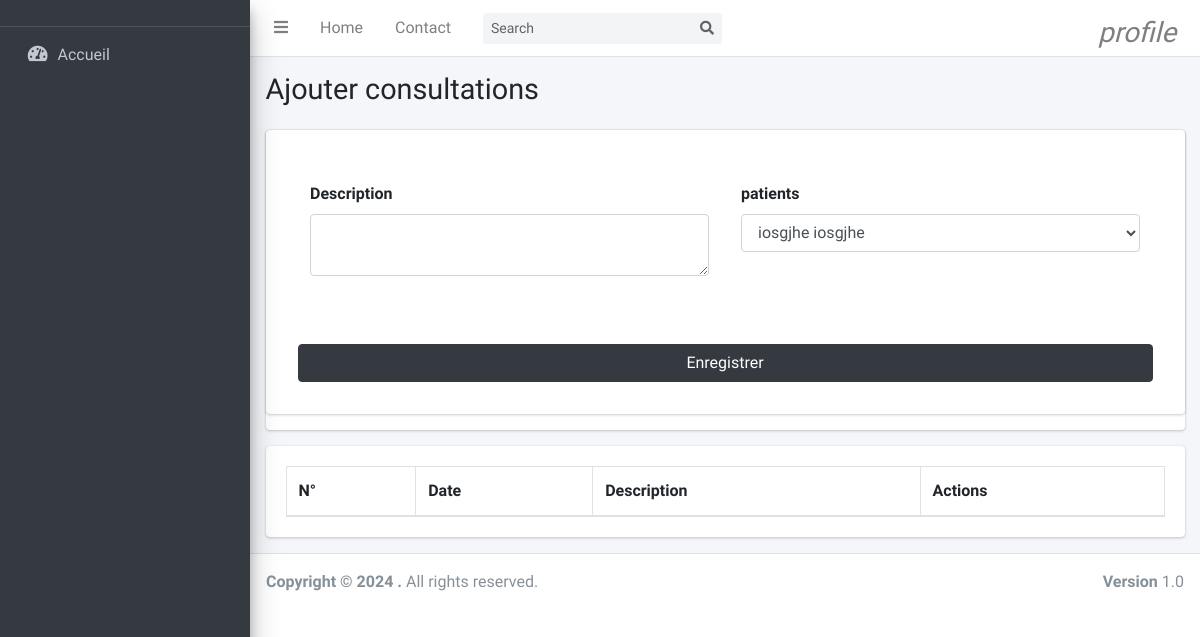
The app's page /views/consultation.php, older data.
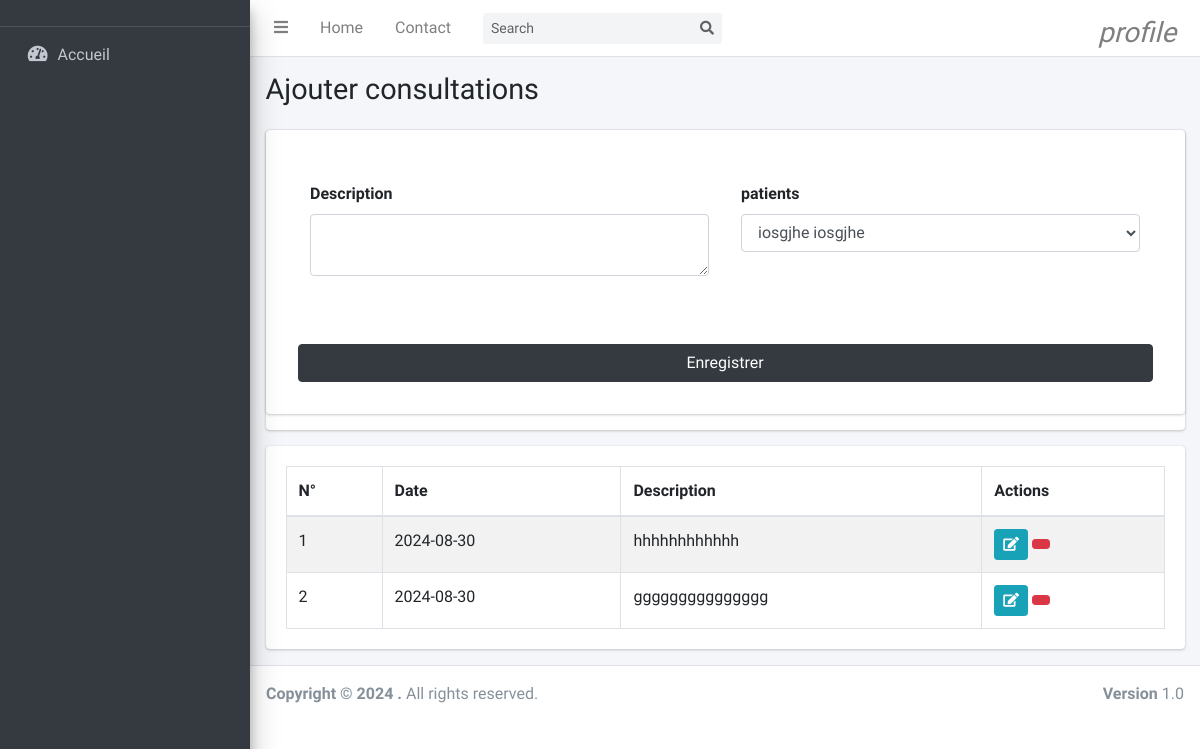
The same page, newer data.
### tables this page shows
CREATE TABLE `consultation` (
  `id` int(11) NOT NULL,
  `date` date NOT NULL,
  `description` text NOT NULL,
  `rendez` int(11) NOT NULL,
  `supprimer` int(11) NOT NULL
);

### models/select/select-consultation.php (called while the page is built, shortened)
<?php
    if(isset($_GET['search']) && !empty($_GET['search'])){
        $search=$_GET['search'];
        $getData=$connexion->prepare("SELECT * from consultation WHERE supprimer=? AND nom LIKE ? OR postnom LIKE ? OR prenom LIKE ?
        OR genre LIKE ? OR adresse LIKE ? OR telephone LIKE ?");
        $getData->execute([0,  $search."%", $search."%", $search."%", $search."%", $search."%", $search."%"]);
    }
    else{
        $getData=$connexion->prepare("SELECT * from consultation WHERE supprimer=?");
        $getData->execute([0]);
    }

### views/consultation.php (the view, shortened to what the changed rows need)
<?php
    include '../connexion/connexion.php';
    require_once('../models/select/select-consultation.php');
?>
<!DOCTYPE html>
<html lang="en">
<head>
    <?php require_once('style.php'); ?>
</head>
<body>
  <div class="content-wrapper">
    <section class="content-header">
      <div class="container-fluid">
        <div class="row mb-2">
          <div class="col-sm-12">
            <h1>Ajouter consultations</h1>
          </div>
        </div>
      </div>
    </section>
    <section class="content">
      <div class="container-fluid">
        <div class="row">
          <div class="col-md-12">
            <div class="card">
            <div class="card-body">
              <table id="example1" class="table table-bordered table-striped">
                <thead>
                <tr>
                  <th>N°</th>
                  <th>Date</th>
                  <th>Description</th>
                  <th>Actions</th>
                </tr>
                </thead>
                <tbody>
                  <?php
                  $n=0;
                  while($recup=$getData->fetch()){
                    $n++;
                  ?>
                <tr>
                  <td><?=$n;?></td>
                  <td><?=$recup["date"];?></td>
                  <td> <?=$recup["description"];?></td>
                  <td>
                  <a href='consultation.php?edit=<?=$recup['id'] ?>' class="btn btn-info btn-sm "><i
                     class="fas fa-edit"></i></a></a>
                  <a onclick=" return confirm('Voulez-vous vraiment supprimer ?')"
                  href='../models/delete/del-consultation-post.php?idSup=<?=$recup['id'] ?>'
                    class="btn btn-danger btn-sm "><i class="bi bi-trash3-fill"></i></a>
                  </td>
                </tr>
                <?php }?>
              </table>
            </div>
          </div>
          </div>
      </div>
    </section>
  </div>
</body>
</html>

Row changes from the older to the newer data that the page shows:
added consultation: date "2024-08-30", description "hhhhhhhhhhhh"
added consultation: date "2024-08-30", description "ggggggggggggggg"
